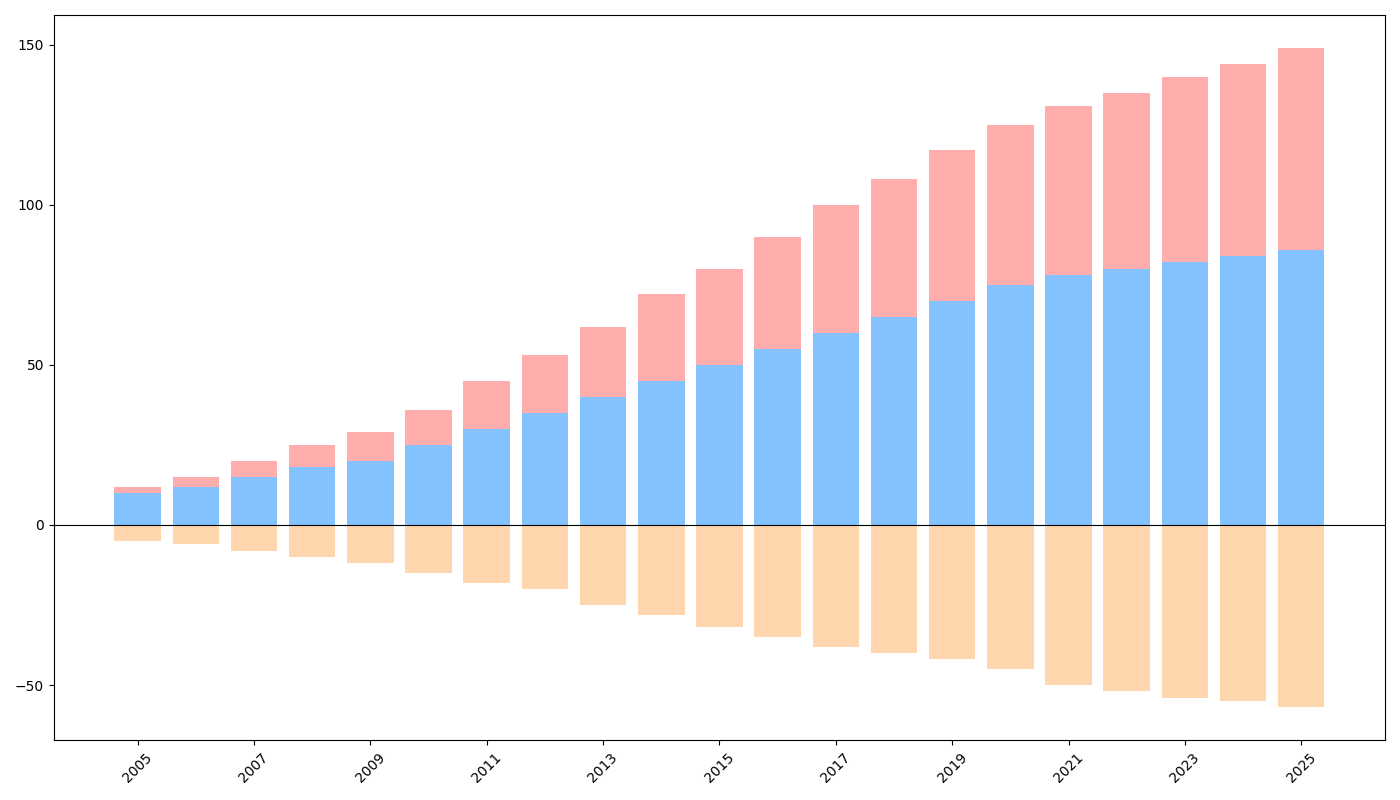

The Python source for this figure:
import matplotlib.pyplot as plt
import numpy as np

years = np.arange(2005, 2026)
e_learning_platforms = np.array([
    10, 12, 15, 18, 20, 25, 30, 35, 40, 45, 50, 55, 60, 65, 70, 75, 78, 80, 82, 84, 86
])
virtual_classrooms = np.array([
    -5, -6, -8, -10, -12, -15, -18, -20, -25, -28, -32, -35, -38, -40, -42, -45, -50, -52, -54, -55, -57
])
educational_apps = np.array([
    2, 3, 5, 7, 9, 11, 15, 18, 22, 27, 30, 35, 40, 43, 47, 50, 53, 55, 58, 60, 63
])

fig, ax = plt.subplots(figsize=(14, 8))

ax.bar(years, e_learning_platforms, color='#66b3ff', alpha=0.8)
ax.bar(years, educational_apps, bottom=e_learning_platforms, color='#ff9999', alpha=0.8)
ax.bar(years, virtual_classrooms, color='#ffcc99', alpha=0.8)

ax.set_xticks(years[::2])
ax.set_xticklabels(years[::2], rotation=45)
ax.axhline(0, color='black', linewidth=0.8)

plt.tight_layout()
plt.show()
